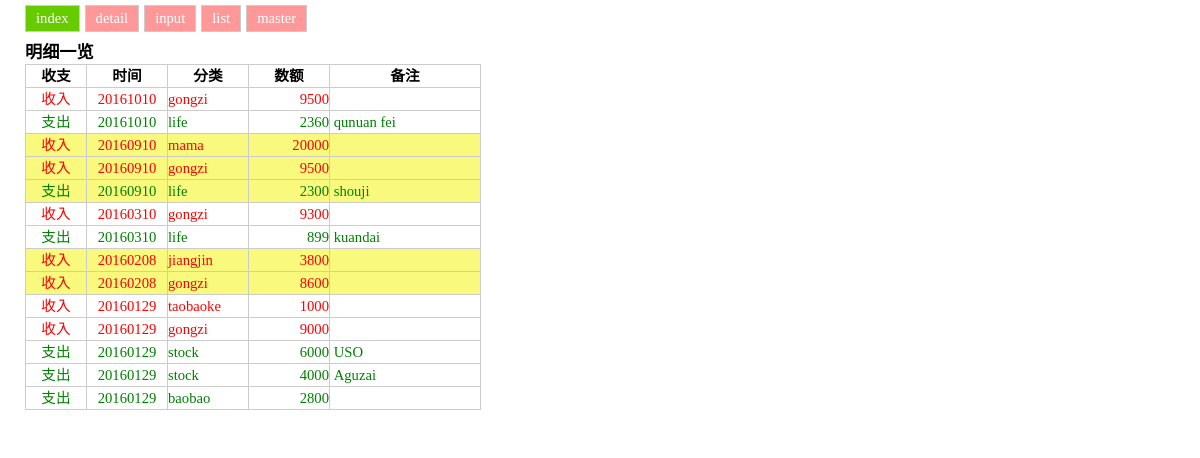
The app's page /detail.php with its own data.
### tables this page shows
CREATE TABLE `detail` (
  `date` varchar(8) NOT NULL,
  `shouzhi` varchar(1) NOT NULL,
  `fenlei` varchar(3) NOT NULL,
  `num` int(9) NOT NULL,
  `mark` varchar(100) default NULL,
  `time` datetime NOT NULL
);

CREATE TABLE `master` (
  `item_id` int(3) NOT NULL,
  `item_no` int(3) NOT NULL,
  `item_name` varchar(30) NOT NULL,
  `status` varchar(1) default NULL,
  PRIMARY KEY  (`item_id`,`item_no`)
);

### detail.php (the view, shortened to what this page needs)
<!doctype html>
<html lang="en">
 <head>
 <link rel="stylesheet" href="common.css" type="text/css" />
</head>
 <body>
	<?php require_once("header.php");?>
	<div id="main">
	<?php
		$conn = connect();
		$sql = "SELECT d.*,m.item_name FROM detail d left join master m on d.fenlei = m.item_no and d.shouzhi = m.item_id order by d.date desc,d.shouzhi";
		$result = $conn->query($sql);
		if ($result) {
			print '<h3>明细一览</h3>';
			print '<table border="1" cellpadding="3" cellspacing="0" class="data" bordercolor="#C0C0C0">';
			print '<tr>';
			print '<th style="width:60px;">收支</th>';
			print '<th style="width:80px;">时间</th>';
			print '<th style="width:80px;">分类</th>';
			print '<th style="width:80px;">数额</th>';
			print '<th style="width:150px;">备注</th>';
			print '</tr>';
			$flag = True;
			$date_temp = "";
			while($row = $result->fetch_assoc()) {
				if ($date_temp != $row["date"]){
					$date_temp = $row["date"];
					$flag = !$flag;
				}
				if ($flag){
					$back_color = "#F9FA7D";
				}else{
					$back_color = "#";
				}
				if ($row["shouzhi"]==2){
					print '<tr style="background-color:'.$back_color.';color:red;">';
					print '<td style="text-align:center;">收入</td>';
				}else{
					print '<tr style="background-color:'.$back_color.';color:green;">';
					print '<td style="text-align:center;">支出</td>';
				}
				print '<td style="text-align:center;">'.$row["date"].'</td>';
				print '<td >'.$row["item_name"].'</td>';
				print '<td style="text-align:right;">'.$row["num"].'</td>';
				print '<td>&nbsp;'.$row["mark"].'</td>';
				print '</tr>';
			}
			print '</table>';
		} else {
			echo "0 个结果";
		}
	?>
 </body>
</html>

### header.php
<div id="menu">
<ul>
<li><a href="index.php">index</a></li>
<li><a class="ks" href="detail.php">detail</a></li>
<li><a class="ks" href="input.php">input</a></li>
<li><a class="ks" href="list.php">list</a></li>
<li><a class="ks" href="master.php">master</a></li>
</ul>
</div>
<br/>

### common.css (style rules this page uses)
* { margin: 0px; padding: 0px; }
body { font-size: 11pt; line-height: 150%; font-family: "�l�r �o�S�V�b�N", Osaka, "�q���M�m�p�S Pro W3"; }
#main { border: 0px solid #CCCCCC; margin-right: 25px; margin-left: 25px; background: #FFFFFF; padding-top: 20px; padding-bottom: 20px; }
#menu { clear: both; padding: 0px; margin: 0px; line-height: 100%; border-top: 0px solid #CCCCCC; }
#menu ul { margin: 0px 0px 0px 25px; padding: 0px; }
#menu ul li { list-style: none; margin: 5px 5px 0px 0px; padding: 0px; background: #CCCCCC; white-space: nowrap; float: left; display: block; }
#menu ul a { background: #66CC00; color: #FFFFFF; padding: 5px 10px; border: 1px solid #CCCCCC; margin: 0px; display: block; text-decoration: none; }
#menu ul a.ks { background: #FF9999; color: #FFFFFF; padding: 5px 10px; border: 1px solid #CCCCCC; margin: 0px; display: block; }
table.data { font-size: 11pt; border-collapse:collapse; border-style: solid; border-color: #CCCCCC; border-width: 1px; padding: 0px; margin: 0; }
ul { margin: 0px 0px 1em 50px; padding-left: 25px; }
A { text-decoration: none; }
A:link { color: #999999; }

### records on screen
detail: date "20161010", master.item_name "gongzi", num "9500"
detail: date "20161010", master.item_name "life", num "2360", mark "qunuan fei"
detail: date "20160910", master.item_name "mama", num "20000"
detail: date "20160910", master.item_name "gongzi", num "9500"
detail: date "20160910", master.item_name "life", num "2300", mark "shouji"
detail: date "20160310", master.item_name "gongzi", num "9300"
detail: date "20160310", master.item_name "life", num "899", mark "kuandai"
detail: date "20160208", master.item_name "jiangjin", num "3800"
detail: date "20160208", master.item_name "gongzi", num "8600"
detail: date "20160129", master.item_name "taobaoke", num "1000"
detail: date "20160129", master.item_name "gongzi", num "9000"
detail: date "20160129", master.item_name "stock", num "6000", mark "USO"
detail: date "20160129", master.item_name "stock", num "4000", mark "Aguzai"
detail: date "20160129", master.item_name "baobao", num "2800"
